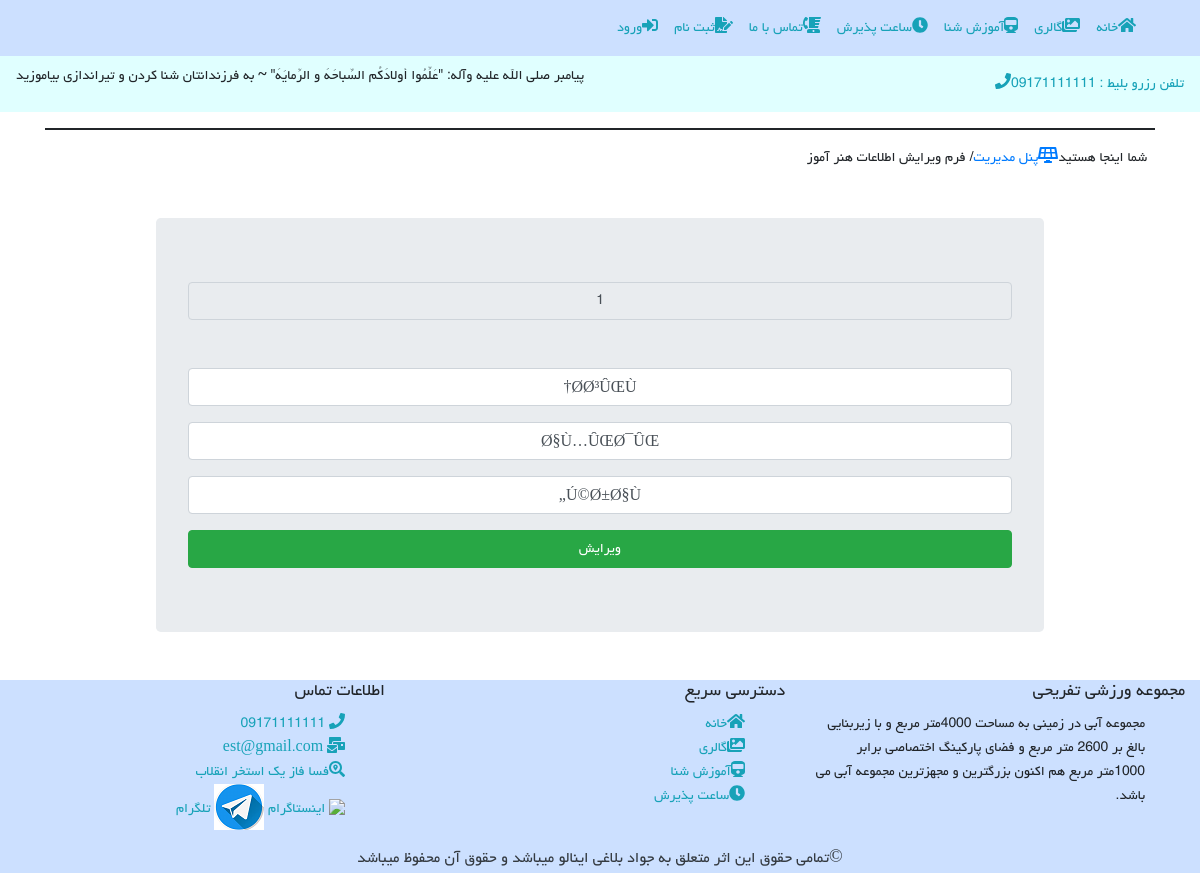
The page /edit_teacher.php?id=1 on the database its author committed.
### tables this page shows
CREATE TABLE `teacher` (
  `tid` int(10) UNSIGNED NOT NULL,
  `tnam` varchar(255) NOT NULL,
  `tfamily` varchar(255) NOT NULL,
  `cnam` varchar(255) NOT NULL,
  `tusername` varchar(255) NOT NULL,
  `tpassword` varchar(255) NOT NULL
);

### edit_teacher.php (the view, shortened to what this page needs)
<?php
include ('header.php');
include ('nav.php');
include ('config.php');
$tid = $_GET['id'];
$query   = "SELECT * FROM teacher WHERE tid = '$tid'";
$result   = $conn->query($query);
if ($result->num_rows > 0) {
    $row = $result->fetch_assoc();
}
?>
<div class="container mb-5">
    <hr style="border: 1px solid">
    <div class="row mt-2 mr-2 ">
        شما اینجا هستید <a href="admin_panel.php"><i class="fa fa-solar-panel"></i>پنل مدیریت </a>/ فرم ویرایش اطلاعات هنر آموز
    </div>
    <div class="jumbotron jb mt-5 mb-5">
        <form action="" method="post">
            <div class="form-group">
                <input class="form-control mb-5 text-center" name="cid"  type="text" value="<?php echo $row['tid']; ?>"  readonly>
            </div>
                <div class="form-group">
                <input type="text" name="teacher_name" class="form-control text-center"  value="<?php echo $row['tnam']; ?>">
            </div>
            <div class="form-group">
                <input type="text" name="teacher_family" class="form-control text-center"  value="<?php echo $row['tfamily']; ?>">
            </div>
            <div class="form-group">
                <input type="text" name="name_class" class="form-control text-center"  value="<?php echo $row['cnam']; ?>">
            </div>
            <input type="submit" name="edit" value="ویرایش" class="btn btn-success btn-block text-center">
        </form>
    </div>
</div>
<?php
include ('nav_footer.php');
include ('footer.php');
?>

### assets/css/style.css (style rules this page uses)
* { font-family: Yekan; font-size: 16px; direction: rtl; text-align: right; }
body { margin: 0 ; padding: 0 ; }
.jb { width: 80%; margin-right: 10%; }

### rows shown on the page
teacher: cid "1", teacher_name "Ø­Ø³ÛŒÙ†", teacher_family "Ø§Ù…ÛŒØ¯ÛŒ", name_class "Ú©Ø±Ø§Ù„"
